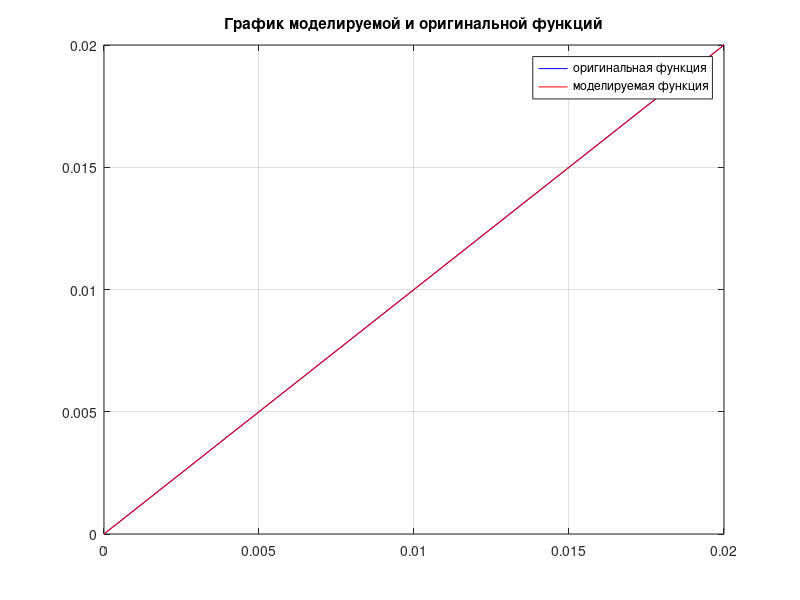
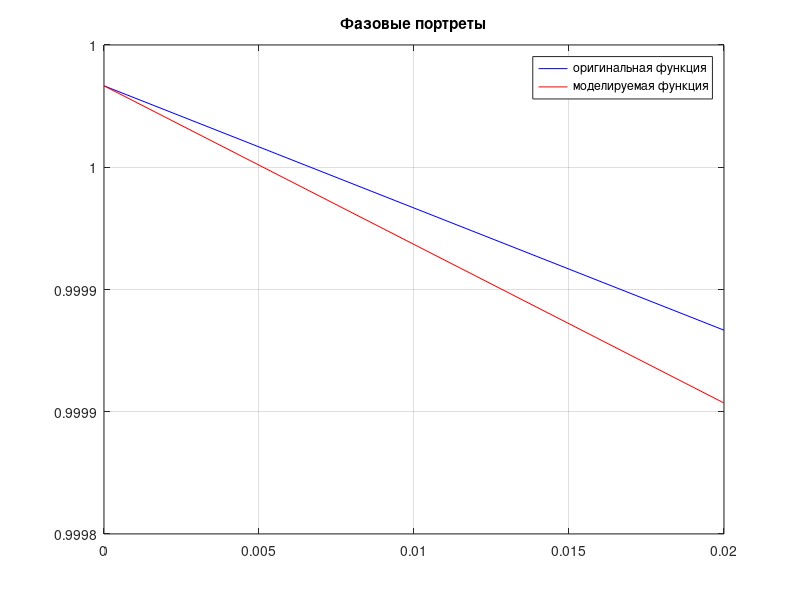

Reproduce these figures in MATLAB, in order.
clear all;
clc;
close all;

1;
function y = func(x)
  y = 2*sin(x/2);
endfunction

function f = systema(~, x)
  global C;
  f(1) = x(2);
  f(2) = x(3);
  f(3) = (C(1) + C(2)*x(1) + C(3)*x(2) + C(4)*x(3) + C(5)*x(1)*x(2) ...
  + C(6)*x(2)*x(3) + C(7)*x(1)*x(3) + C(8)*x(1)*x(1) ...
  + C(9)*x(2)*x(2) + C(10)*x(3)*x(3) + C(11)*x(1)*x(2)*x(3) ...
  + C(12)*x(1)*x(1)*x(2) + C(13)*x(1)*x(1)*x(3) ...
  + C(14)*x(1)*x(2)*x(2) + C(15)*x(2)*x(2)*x(3) + C(16)*x(1)*x(3)*x(3) ...
  + C(17)*x(2)*x(3)*x(3) + C(18)*x(1)*x(1)*x(1) ...
  + C(19)*x(2)*x(2)*x(2) + C(20)*x(3)*x(3)*x(3));
  f = f';
endfunction

% формирование необходимых временных рядов
% границы отрезка
a = 0;
b = 8;
global C x1 x2 x3 x4;
n = 400;
m = 20;
% шаг интегрирования
step = (b - a) / n;
% временная ось
x = a:step:b;
% значения исходной функции

y = func(x);
y2 = zeros(1,n+1);
y3 = zeros(1,n+1);
y4 = zeros(1,n+1);
x1 = zeros(m,1);
x2 = zeros(m,1);
x3 = zeros(m,1);
x4 = zeros(m,1);
C = zeros(1,m);
% Вычиследние производных
for i=1:n-1
  y2(i)=(y(i+1)-y(i))/step;
end
for i=1:n-1
  y3(i)=(y2(i+1)-y2(i))/step;
end
for i=1:n-1
  y4(i)=(y3(i+1)-y3(i))/step;
end
% выборочные точки
for i=0:m-1
  x1(i+1)=y(round(n/m)*i+1);
  x2(i+1)=y2(round(n/m)*i+1);
  x3(i+1)=y3(round(n/m)*i+1);
  x4(i+1)=y4(round(n/m)*i+1);
end

% формирование нелинейной функции
A = zeros(m,m);
for i=1:m
  A(i,:) = [1 x1(i) x2(i) x3(i) x1(i)*x2(i) ...
    x2(i)*x3(i) x1(i)*x3(i) (x1(i))^2 (x2(i))^2 ...
    (x3(i))^2 x1(i)*x2(i)*x3(i) (x1(i))^2*x2(i) ...
    (x1(i))^2*x3(i) x1(i)*(x2(i))^2 (x2(i))^2*x3(i) ...
    x1(i)*(x3(i))^2 x2(i)*(x3(i))^2 (x1(i))^3 ...
    (x2(i))^3 (x3(i))^3];
end

% находение коэф. Ci и решение системы дифф. уравнений

C = A\x4;
disp('C = ');
disp(C);
[~, s] = ode45('systema', x, [x1(1) x2(1) x3(1)]);
disp('The solve is ');
disp(s);
% визуализация результатов
Y = s(:,1);
Y2 = s(:,2);

% === PATCH =============

y = y(1:1:length(Y))
x = x(1:1:length(Y))
Y2 = Y2(1:1:length(Y))
y2 = y2(1:1:length(Y))

% =======================

figure;
plot(x,y,'-b',x,Y,'-r');
grid on
title('График моделируемой и оригинальной функций');
legend('оригинальная функция','моделируемая функция', 'location', 'northeast')
figure;
plot(y,y2, '-b',Y,Y2,'-r')
grid on
title('Фазовые портреты');
legend('оригинальная функция','моделируемая функция', 'location', 'northeast')